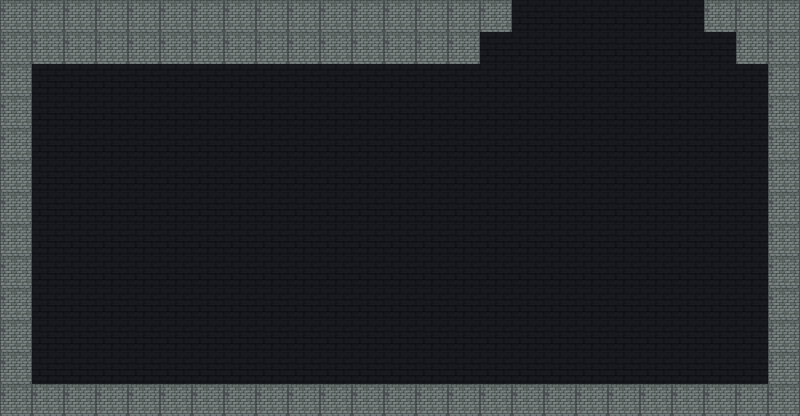

A 2D game scene composited from a Tiled map and its tileset images. What follows is a short description and the map's XML, with each tile layer's data collapsed to a summary:
An orthogonal 25x13 tile map with 32x32 px tiles, 1 tile layer (background), 12 tilesets and 32 objects (30x NotAnimatedObjects, 2x AnimatedObjects).

<map version="1.10" tiledversion="1.11.2" orientation="orthogonal" renderorder="right-down" width="25" height="13" tilewidth="32" tileheight="32" infinite="0" nextlayerid="5" nextobjectid="59">
 <tileset firstgid="1" source="../tilesets/floor.tsx" />
 <tileset firstgid="2" source="../tilesets/wall.tsx" />
 <tileset firstgid="5" source="../tilesets/final_wall.tsx" />
 <tileset firstgid="6" source="../tilesets/finalDoor.tsx" />
 <tileset firstgid="11" source="../tilesets/secondFinalDoor.tsx" />
 <tileset firstgid="16" source="../tilesets/structure.tsx" />
 <tileset firstgid="18" source="../tilesets/entranceDoor.tsx" />
 <tileset firstgid="19" source="../tilesets/crystals.tsx" />
 <tileset firstgid="27" source="../tilesets/rocks.tsx" />
 <tileset firstgid="31" source="../tilesets/bat.tsx" />
 <tileset firstgid="32" source="../tilesets/finalStructure.tsx" />
 <tileset firstgid="33" source="../tilesets/ladder.tsx" />
 <layer id="1" name="background" width="25" height="13">
  <data>[325 cells, 325 non-empty, 2 distinct tile ids]</data>
 </layer>
 <objectgroup id="2" name="objects">
  <properties>
   <property name="accessDoor" type="object" value="0" />
  </properties>
  <object id="5" name="entranceDoor" type="AnimatedObjects" gid="18" x="577" y="130" width="64" height="64">
   <properties>
    <property name="animating" type="bool" value="false" />
    <property name="isOpen" type="bool" value="false" />
    <property name="type" value="door" />
   </properties>
  </object>
  <object id="7" name="crystals15" type="NotAnimatedObjects" gid="24" x="230" y="106" width="20" height="20" />
  <object id="8" name="crystals14" type="NotAnimatedObjects" gid="24" x="464" y="144" width="20" height="20" />
  <object id="9" name="crystals13" type="NotAnimatedObjects" gid="24" x="277" y="270" width="20" height="20" />
  <object id="10" name="crystals12" type="NotAnimatedObjects" gid="24" x="718" y="306" width="20" height="20" />
  <object id="12" name="rock11" type="NotAnimatedObjects" gid="27" x="459" y="364" width="58" height="29" />
  <object id="13" name="rock10" type="NotAnimatedObjects" gid="28" x="314" y="152" width="23" height="14" />
  <object id="14" name="rock9" type="NotAnimatedObjects" gid="28" x="113" y="125" width="23" height="14" />
  <object id="17" name="rock8" type="NotAnimatedObjects" gid="29" x="291" y="350" width="26" height="20" />
  <object id="18" name="rock7" type="NotAnimatedObjects" gid="29" x="233" y="377" width="26" height="20" />
  <object id="19" name="rock6" type="NotAnimatedObjects" gid="30" x="467" y="237" width="32" height="28" />
  <object id="20" name="crystals11" type="NotAnimatedObjects" gid="21" x="570" y="379" width="33" height="47" />
  <object id="21" name="crystals10" type="NotAnimatedObjects" gid="23" x="370" y="212" width="48" height="42" />
  <object id="23" name="crystals9" type="NotAnimatedObjects" gid="25" x="461" y="310" width="26" height="26" />
  <object id="24" name="crystals8" type="NotAnimatedObjects" gid="25" x="52" y="382" width="26" height="26" />
  <object id="25" name="crystals7" type="NotAnimatedObjects" gid="25" x="36" y="276" width="26" height="26" />
  <object id="26" name="crystals6" type="NotAnimatedObjects" gid="26" x="361" y="362" width="28" height="28" />
  <object id="27" name="rock5" type="NotAnimatedObjects" gid="30" x="365" y="274" width="32" height="28" />
  <object id="28" name="rock4" type="NotAnimatedObjects" gid="30" x="578" y="301" width="32" height="28" />
  <object id="29" name="rock3" type="NotAnimatedObjects" gid="30" x="719" y="375" width="32" height="28" />
  <object id="30" name="crystals5" type="NotAnimatedObjects" gid="25" x="166" y="155" width="26" height="26" />
  <object id="31" name="crystals4" type="NotAnimatedObjects" gid="25" x="370" y="119" width="26" height="26" />
  <object id="32" name="crystals3" type="NotAnimatedObjects" gid="25" x="370" y="119" width="26" height="26" />
  <object id="34" name="bat" type="NotAnimatedObjects" gid="31" x="40" y="139" width="32" height="27" />
  <object id="42" name="finalStrcuture" type="NotAnimatedObjects" gid="32" x="64" y="352" width="192" height="192">
   <properties>
    <property name="accessDoor" type="object" value="46" />
    <property name="ladder" type="object" value="50" />
   </properties>
  </object>
  <object id="49" name="structure" type="NotAnimatedObjects" gid="17" x="480" y="129" width="256" height="128">
   <properties>
    <property name="door" type="object" value="5" />
   </properties>
  </object>
  <object id="55" name="rock2" type="NotAnimatedObjects" gid="30" x="698" y="194" width="32" height="28" />
  <object id="56" name="rock1" type="NotAnimatedObjects" gid="29" x="670" y="257" width="26" height="20" />
  <object id="57" name="crystal2" type="NotAnimatedObjects" gid="25" x="564" y="233" width="26" height="26" />
  <object id="58" name="crystal1" type="NotAnimatedObjects" gid="22" x="625" y="210" width="52" height="44" />
 </objectgroup>
 <objectgroup id="4" name="objects2">
  <object id="46" name="accessDoor" type="AnimatedObjects" gid="11" x="128" y="354" width="64" height="64">
   <properties>
    <property name="animating" type="bool" value="false" />
    <property name="isOpen" type="bool" value="false" />
    <property name="type" value="door" />
   </properties>
  </object>
  <object id="50" name="ladder" type="NotAnimatedObjects" gid="1073741857" x="128" y="242" width="64" height="78" />
 </objectgroup>
</map>
